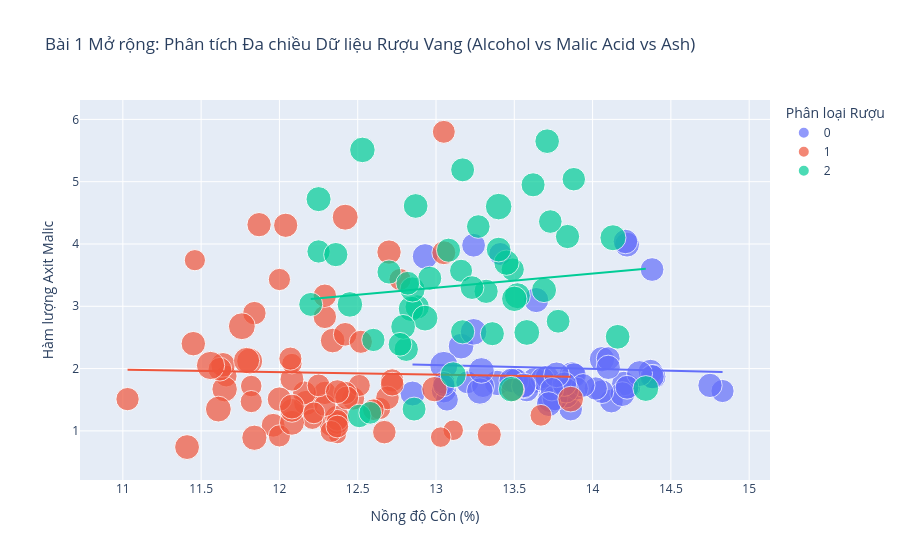

The notebook cell saved with this chart:
### Markdown cell above
### Bài 1 Mở rộng: Nâng cấp trực quan hóa đa chiều 
**Cải tiến:**
1. Thêm chiều dữ liệu thứ 4: Kích thước các chấm tròn động dựa trên nồng độ khoáng chất của tro bụi (`size="ash"`).
2. Tích hợp đường xu hướng hồi quy tuyến tính (`trendline="ols"`) để nhận diện ngay xu hướng tương quan cục bộ của từng nhóm rượu vang.

### Code cell
fig_ext = px.scatter(
    df, 
    x="alcohol", 
    y="malic_acid", 
    color="target",
    size="ash", 
    hover_name="target",
    labels={"alcohol": "Nồng độ Cồn (%)", "malic_acid": "Hàm lượng Axit Malic", "target": "Phân loại Rượu"},
    title="Bài 1 Mở rộng: Phân tích Đa chiều Dữ liệu Rượu Vang (Alcohol vs Malic Acid vs Ash)",
    trendline="ols" # Thêm đường xu hướng OLS hồi quy tuyến tính
)
fig_ext.show()
